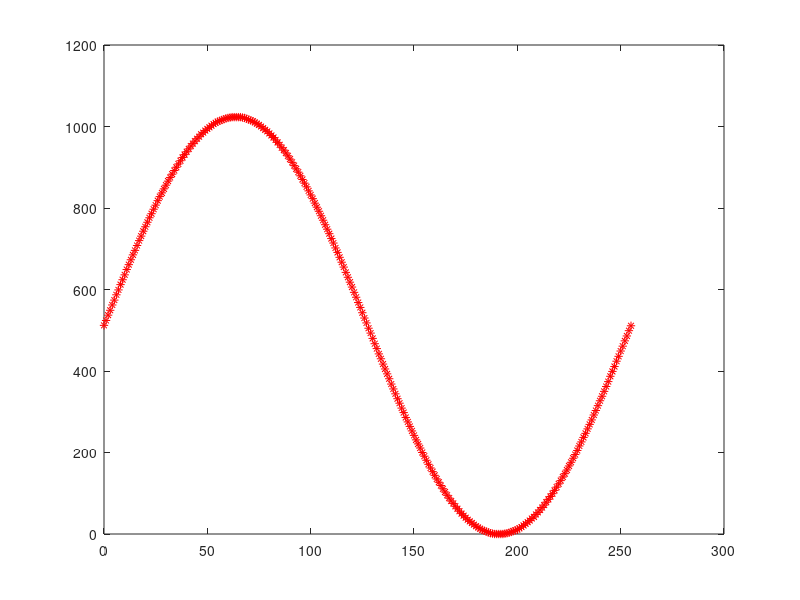

This chart was generated by the following MATLAB code:
t = linspace(0, 2 * pi, 256);
sine_data = floor((0.5 * sin(t) + 0.5 ) * 1024);
for i = 0 : 1 : 255
    fprintf('\t\t8''d%d: sine_data_reg <= 10''d%d;\n', i, sine_data(i + 1));
end
index = 0 : 1 : 255;
plot(index, sine_data, 'r*');